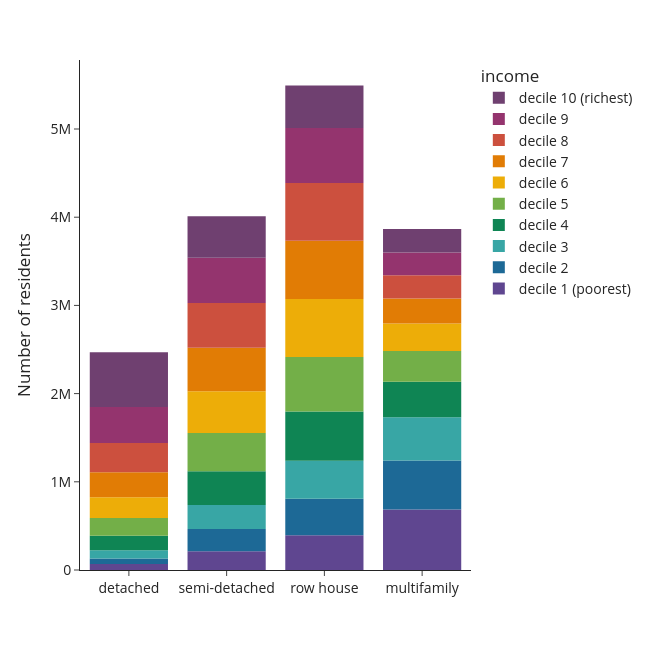

The notebook cell saved with this chart:
### Code cell
df = use['n_hhdmem'+year].groupby(level=[1,0], sort=False).sum().reset_index()
    fig = px.bar(df, y='n_hhdmem'+year, x='typology_lab',color='inc_lab', 
                 #text=df['percentage'].apply(lambda x: '{0:.1%}'.format(x)), 
                 labels={'n_hhdmem'+year:'Number of residents',
                         'typology_lab':'',
                         'inc_lab':'income'}, 
                 template='simple_white', 
             color_discrete_sequence=px.colors.qualitative.Prism) 
    #fig.update_traces(textposition='inside')
    fig.update_layout(width=650, height=650, 
                      #xaxis_tickformat = '.0%',
                      font=dict(size=14),
                      legend=dict(
        traceorder='reversed',
        #orientation="h",
        #entrywidth=70,
        #yanchor="bottom",
        #y=1.02,
        #xanchor="left",
        #x=-0.25
    ))
    fig.update_traces(marker_line_width=0)
    fig.write_image('visualisations/stackedbars_cap_per_type_inc'+year+'.png', scale=3)
    fig.show()

### Figure 1 — Plotly figure (JSON) as saved in the notebook; plotly's stock layout.template omitted (floating-point values rounded to 4 significant figures)
{"data": [{"alignmentgroup": "True", "hovertemplate": "income=decile 1 (poorest)<br>=%{x}<br>Number of residents=%{y}<extra></extra>", "legendgroup": "decile 1 (poorest)", "marker": {"color": "rgb(95, 70, 144)", "line": {"width": 0}, "pattern": {"shape": ""}}, "name": "decile 1 (poorest)", "offsetgroup": "decile 1 (poorest)", "orientation": "v", "showlegend": true, "textposition": "auto", "type": "bar", "x": ["detached", "semi-detached", "row house", "multifamily"], "xaxis": "x", "y": [67935, 212280, 392845, 687115], "yaxis": "y"}, {"alignmentgroup": "True", "hovertemplate": "income=decile 2<br>=%{x}<br>Number of residents=%{y}<extra></extra>", "legendgroup": "decile 2", "marker": {"color": "rgb(29, 105, 150)", "line": {"width": 0}, "pattern": {"shape": ""}}, "name": "decile 2", "offsetgroup": "decile 2", "orientation": "v", "showlegend": true, "textposition": "auto", "type": "bar", "x": ["detached", "semi-detached", "row house", "multifamily"], "xaxis": "x", "y": [61965, 251420, 415735, 553635], "yaxis": "y"}, {"alignmentgroup": "True", "hovertemplate": "income=decile 3<br>=%{x}<br>Number of residents=%{y}<extra></extra>", "legendgroup": "decile 3", "marker": {"color": "rgb(56, 166, 165)", "line": {"width": 0}, "pattern": {"shape": ""}}, "name": "decile 3", "offsetgroup": "decile 3", "orientation": "v", "showlegend": true, "textposition": "auto", "type": "bar", "x": ["detached", "semi-detached", "row house", "multifamily"], "xaxis": "x", "y": [92635, 271865, 428905, 491155], "yaxis": "y"}, {"alignmentgroup": "True", "hovertemplate": "income=decile 4<br>=%{x}<br>Number of residents=%{y}<extra></extra>", "legendgroup": "decile 4", "marker": {"color": "rgb(15, 133, 84)", "line": {"width": 0}, "pattern": {"shape": ""}}, "name": "decile 4", "offsetgroup": "decile 4", "orientation": "v", "showlegend": true, "textposition": "auto", "type": "bar", "x": ["detached", "semi-detached", "row house", "multifamily"], "xaxis": "x", "y": [165500, 383370, 559030, 402485], "yaxis": "y"}, {"alignmentgroup": "True", "hovertemplate": "income=decile 5<br>=%{x}<br>Number of residents=%{y}<extra></extra>", "legendgroup": "decile 5", "marker": {"color": "rgb(115, 175, 72)", "line": {"width": 0}, "pattern": {"shape": ""}}, "name": "decile 5", "offsetgroup": "decile 5", "orientation": "v", "showlegend": true, "textposition": "auto", "type": "bar", "x": ["detached", "semi-detached", "row house", "multifamily"], "xaxis": "x", "y": [200730, 433740, 617645, 348180], "yaxis": "y"}, {"alignmentgroup": "True", "hovertemplate": "income=decile 6<br>=%{x}<br>Number of residents=%{y}<extra></extra>", "legendgroup": "decile 6", "marker": {"color": "rgb(237, 173, 8)", "line": {"width": 0}, "pattern": {"shape": ""}}, "name": "decile 6", "offsetgroup": "decile 6", "orientation": "v", "showlegend": true, "textposition": "auto", "type": "bar", "x": ["detached", "semi-detached", "row house", "multifamily"], "xaxis": "x", "y": [237075, 473085, 657360, 312965], "yaxis": "y"}, {"alignmentgroup": "True", "hovertemplate": "income=decile 7<br>=%{x}<br>Number of residents=%{y}<extra></extra>", "legendgroup": "decile 7", "marker": {"color": "rgb(225, 124, 5)", "line": {"width": 0}, "pattern": {"shape": ""}}, "name": "decile 7", "offsetgroup": "decile 7", "orientation": "v", "showlegend": true, "textposition": "auto", "type": "bar", "x": ["detached", "semi-detached", "row house", "multifamily"], "xaxis": "x", "y": [282880, 494780, 661105, 282760], "yaxis": "y"}, {"alignmentgroup": "True", "hovertemplate": "income=decile 8<br>=%{x}<br>Number of residents=%{y}<extra></extra>", "legendgroup": "decile 8", "marker": {"color": "rgb(204, 80, 62)", "line": {"width": 0}, "pattern": {"shape": ""}}, "name": "decile 8", "offsetgroup": "decile 8", "orientation": "v", "showlegend": true, "textposition": "auto", "type": "bar", "x": ["detached", "semi-detached", "row house", "multifamily"], "xaxis": "x", "y": [330060, 507320, 654105, 264530], "yaxis": "y"}, {"alignmentgroup": "True", "hovertemplate": "income=decile 9<br>=%{x}<br>Number of residents=%{y}<extra></extra>", "legendgroup": "decile 9", "marker": {"color": "rgb(148, 52, 110)", "line": {"width": 0}, "pattern": {"shape": ""}}, "name": "decile 9", "offsetgroup": "decile 9", "orientation": "v", "showlegend": true, "textposition": "auto", "type": "bar", "x": ["detached", "semi-detached", "row house", "multifamily"], "xaxis": "x", "y": [409985, 513505, 624340, 258150], "yaxis": "y"}, {"alignmentgroup": "True", "hovertemplate": "income=decile 10 (richest)<br>=%{x}<br>Number of residents=%{y}<extra></extra>", "legendgroup": "decile 10 (richest)", "marker": {"color": "rgb(111, 64, 112)", "line": {"width": 0}, "pattern": {"shape": ""}}, "name": "decile 10 (richest)", "offsetgroup": "decile 10 (richest)", "orientation": "v", "showlegend": true, "textposition": "auto", "type": "bar", "x": ["detached", "semi-detached", "row house", "multifamily"], "xaxis": "x", "y": [618925, 469840, 482245, 265415], "yaxis": "y"}], "layout": {"barmode": "relative", "font": {"size": 14}, "height": 650, "legend": {"title": {"text": "income"}, "tracegroupgap": 0, "traceorder": "reversed"}, "margin": {"t": 60}, "width": 650, "xaxis": {"anchor": "y", "domain": [0, 1], "title": {"text": ""}}, "yaxis": {"anchor": "x", "domain": [0, 1], "title": {"text": "Number of residents"}}}}
